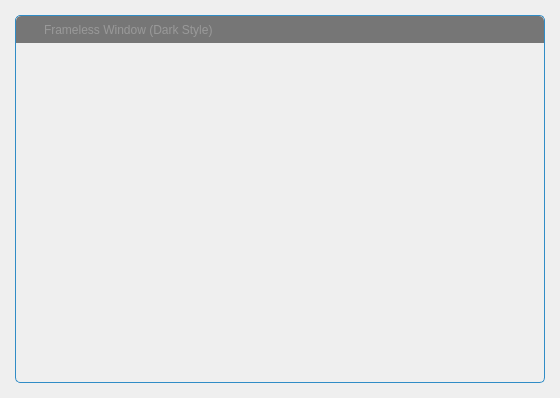
<?xml version="1.0" encoding="UTF-8"?>
<ui version="4.0">
 <class>FramelessWindow</class>
 <widget class="QWidget" name="FramelessWindow">
  <property name="geometry">
   <rect>
    <x>0</x>
    <y>0</y>
    <width>560</width>
    <height>398</height>
   </rect>
  </property>
  <property name="windowTitle">
   <string/>
  </property>
  <property name="autoFillBackground">
   <bool>false</bool>
  </property>
  <layout class="QVBoxLayout" name="verticalLayout_2">
   <property name="spacing">
    <number>0</number>
   </property>
   <property name="leftMargin">
    <number>15</number>
   </property>
   <property name="topMargin">
    <number>15</number>
   </property>
   <property name="rightMargin">
    <number>15</number>
   </property>
   <property name="bottomMargin">
    <number>15</number>
   </property>
   <item>
    <widget class="QWidget" name="windowFrame" native="true">
     <property name="autoFillBackground">
      <bool>false</bool>
     </property>
     <property name="styleSheet">
      <string notr="true">#windowFrame{border:1px solid palette(highlight); border-radius:5px 5px 5px 5px; background-color:palette(Window);}</string>
     </property>
     <layout class="QVBoxLayout" name="verticalLayout">
      <property name="spacing">
       <number>0</number>
      </property>
      <property name="leftMargin">
       <number>1</number>
      </property>
      <property name="topMargin">
       <number>1</number>
      </property>
      <property name="rightMargin">
       <number>1</number>
      </property>
      <property name="bottomMargin">
       <number>1</number>
      </property>
      <item>
       <widget class="WindowDragger" name="windowTitlebar" native="true">
        <property name="sizePolicy">
         <sizepolicy hsizetype="Preferred" vsizetype="Fixed">
          <horstretch>0</horstretch>
          <verstretch>0</verstretch>
         </sizepolicy>
        </property>
        <property name="minimumSize">
         <size>
          <width>0</width>
          <height>0</height>
         </size>
        </property>
        <property name="autoFillBackground">
         <bool>false</bool>
        </property>
        <property name="styleSheet">
         <string notr="true">#windowTitlebar{border: 0px none palette(base); border-top-left-radius:5px; border-top-right-radius:5px; background-color:palette(shadow); height:20px;}</string>
        </property>
        <layout class="QHBoxLayout" name="horizontalLayout" stretch="0,0,1,0,0,0,0">
         <property name="spacing">
          <number>0</number>
         </property>
         <property name="leftMargin">
          <number>0</number>
         </property>
         <property name="topMargin">
          <number>0</number>
         </property>
         <property name="rightMargin">
          <number>0</number>
         </property>
         <property name="bottomMargin">
          <number>0</number>
         </property>
         <item>
          <widget class="QLabel" name="spacer">
           <property name="minimumSize">
            <size>
             <width>4</width>
             <height>0</height>
            </size>
           </property>
           <property name="maximumSize">
            <size>
             <width>4</width>
             <height>16777215</height>
            </size>
           </property>
          </widget>
         </item>
         <item>
          <widget class="QLabel" name="icon">
           <property name="minimumSize">
            <size>
             <width>16</width>
             <height>16</height>
            </size>
           </property>
           <property name="maximumSize">
            <size>
             <width>16</width>
             <height>16</height>
            </size>
           </property>
           <property name="contextMenuPolicy">
            <enum>Qt::NoContextMenu</enum>
           </property>
           <property name="styleSheet">
            <string notr="true">#icon {background-color:palette(shadow);}</string>
           </property>
          </widget>
         </item>
         <item>
          <widget class="QLabel" name="titleText">
           <property name="font">
            <font>
             <family>Arial</family>
             <pointsize>9</pointsize>
             <weight>50</weight>
             <bold>false</bold>
            </font>
           </property>
           <property name="styleSheet">
            <string notr="true">  padding-left:5px;
  color:rgb(153,153,153);</string>
           </property>
           <property name="text">
            <string>Frameless Window (Dark Style)</string>
           </property>
           <property name="alignment">
            <set>Qt::AlignLeading|Qt::AlignLeft|Qt::AlignVCenter</set>
           </property>
          </widget>
         </item>
         <item>
          <widget class="QToolButton" name="minimizeButton">
           <property name="font">
            <font>
             <weight>75</weight>
             <bold>true</bold>
            </font>
           </property>
           <property name="styleSheet">
            <string notr="true">#minimizeButton{
  background-color:none;
  border:none;
  width:16px;
  height:16px;
  padding:4px;
  image:url(:/images/icon_window_minimize.png);
}
#minimizeButton:hover{
  background-color:palette(alternate-base);
}
#minimizeButton:pressed{
  background-color:palette(highlight);
}</string>
           </property>
           <property name="text">
            <string/>
           </property>
           <property name="icon">
            <iconset resource="framelesswindow.qrc">
             <normaloff>:/resource/images/icon_window_minimize.png</normaloff>:/resource/images/icon_window_minimize.png</iconset>
           </property>
          </widget>
         </item>
         <item>
          <widget class="QToolButton" name="restoreButton">
           <property name="styleSheet">
            <string notr="true">#restoreButton{
  background-color:none;
  border:none;
  width:16px;
  height:16px;
  padding:4px;
  image:url(:/images/icon_window_restore.png);
}
#restoreButton:hover{
  background-color:palette(alternate-base);
}
#restoreButton:pressed{
  background-color:palette(highlight);
}</string>
           </property>
           <property name="text">
            <string/>
           </property>
           <property name="icon">
            <iconset resource="framelesswindow.qrc">
             <normaloff>:/resource/images/icon_window_restore.png</normaloff>:/resource/images/icon_window_restore.png</iconset>
           </property>
          </widget>
         </item>
         <item>
          <widget class="QToolButton" name="maximizeButton">
           <property name="styleSheet">
            <string notr="true">#maximizeButton{
  background-color:none;
  border:none;
  width:16px;
  height:16px;
  padding:4px;
  image:url(:/images/icon_window_maximize.png);
}
#maximizeButton:hover{
  background-color:palette(alternate-base);
}
##maximizeButton:pressed{
  background-color:palette(highlight);
}</string>
           </property>
           <property name="text">
            <string/>
           </property>
           <property name="icon">
            <iconset resource="framelesswindow.qrc">
             <normaloff>:/resource/images/icon_window_maximize.png</normaloff>:/resource/images/icon_window_maximize.png</iconset>
           </property>
          </widget>
         </item>
         <item>
          <widget class="QToolButton" name="closeButton">
           <property name="font">
            <font>
             <weight>75</weight>
             <bold>true</bold>
            </font>
           </property>
           <property name="styleSheet">
            <string notr="true">#closeButton{
  background-color:none;
  border:none;
  width:16px;
  height:16px;
  padding:4px;
  image:url(:/images/icon_window_close.png);
  border-top-right-radius: 5px;
}
#closeButton:hover{
  background-color:palette(alternate-base);
}
##closeButton:pressed{
  background-color:palette(highlight);
}</string>
           </property>
           <property name="icon">
            <iconset resource="framelesswindow.qrc">
             <normaloff>:/resource/images/icon_window_close.png</normaloff>:/resource/images/icon_window_close.png</iconset>
           </property>
          </widget>
         </item>
        </layout>
       </widget>
      </item>
      <item>
       <widget class="QWidget" name="windowContent" native="true">
        <property name="font">
         <font>
          <family>Arial</family>
         </font>
        </property>
        <property name="autoFillBackground">
         <bool>false</bool>
        </property>
        <property name="styleSheet">
         <string notr="true">#windowContent{
  border: 0px none palette(base);
  border-radius:0px 0px 5px 5px;
}</string>
        </property>
       </widget>
      </item>
     </layout>
    </widget>
   </item>
  </layout>
 </widget>
 <layoutdefault spacing="6" margin="11"/>
 <customwidgets>
  <customwidget>
   <class>WindowDragger</class>
   <extends>QWidget</extends>
   <header>windowdragger.h</header>
   <container>1</container>
  </customwidget>
 </customwidgets>
 <resources>
  <include location="framelesswindow.qrc"/>
 </resources>
 <connections/>
</ui>
